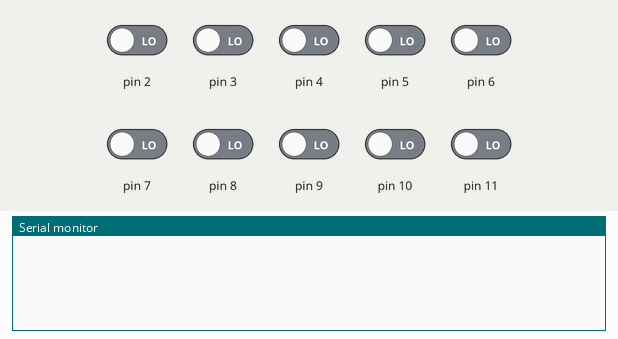
Simulated run of this sketch. Board: Arduino Uno, built with avr-gcc and run on an emulated ATmega328P. On the bench: the last lines printed to the serial monitor. The test bench sets the inputs (shaded band); at power-on: pin 2–11 LOW.

Above: at 1.2 s.
1.3 s: pin 2 driven HIGH
At 2.2 s:
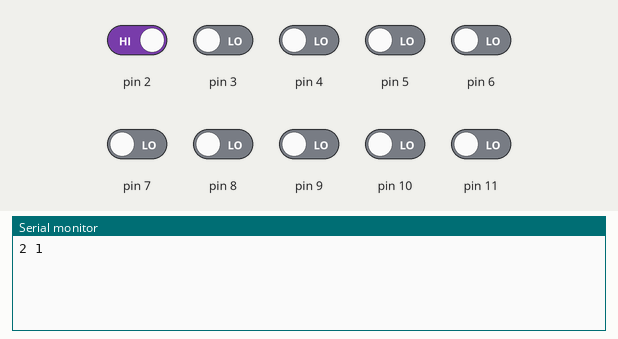
2.8 s: pin 3 driven HIGH
At 3.3 s:
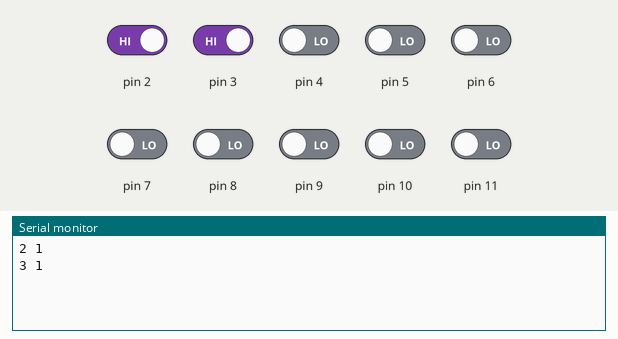
4.3 s: pin 4 driven HIGH
At 5.5 s:
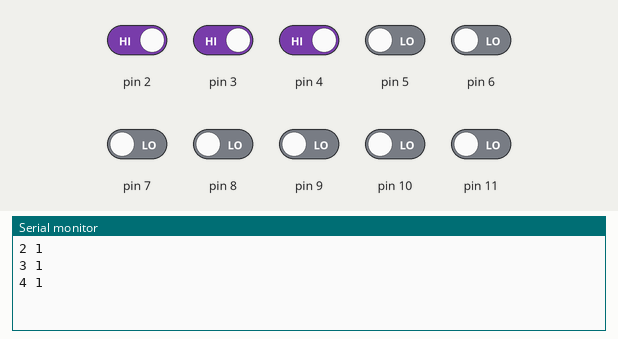
5.8 s: pin 5 driven HIGH
At 6.8 s:
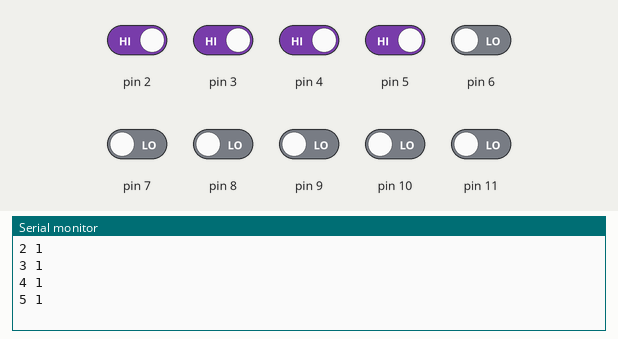
7.3 s: pin 6 driven HIGH
At 7.9 s:
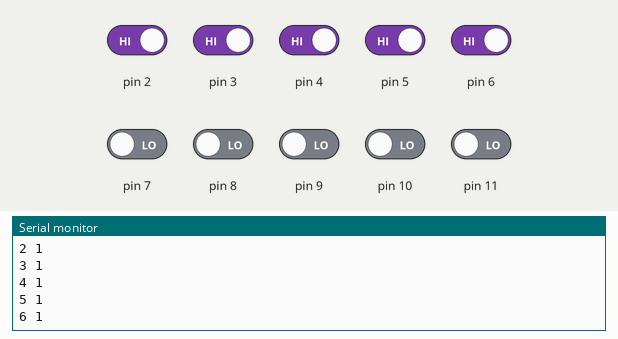
8.8 s: pin 7 driven HIGH
At 10.3 s:
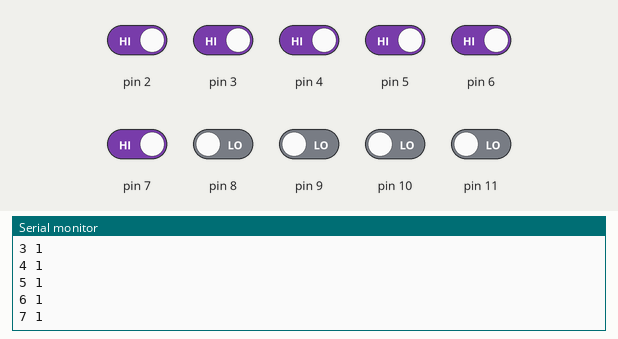
Timing chart, 0 to 11.3 s (numbered marks = the images above; inputs shaded):
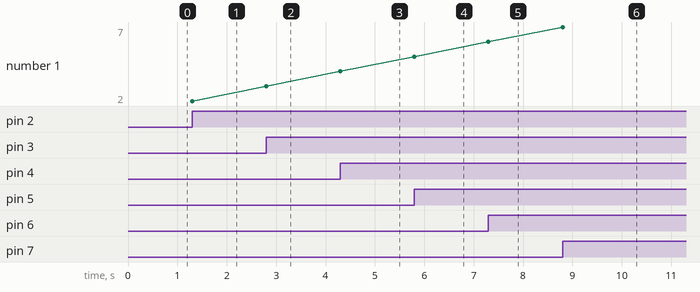

The sketch:

SensorTouch02.ino
```cpp
#define PINS 12

byte touches[PINS];
byte lastTouches[PINS];

void setup(){
  Serial.begin(115200);
  for (uint8_t i = 0; i < PINS; i++){
    pinMode(i, INPUT);
    touches[i] = 0;
    lastTouches[i] = 0;
  }
}

void loop() {
  for (uint8_t i = 0; i < PINS; i++){
    touches[i] = digitalRead(i);
    if (touches[i] != lastTouches[i]){
      lastTouches[i] = touches[i];
      Serial.print(i);
      Serial.print(' ');
      Serial.println(touches[i]);
    }
  }
}
```

Measured:
- after the input at 1.3 s, the serial monitor: prints a new line at once (image 1)
- after the input at 2.8 s, the serial monitor: prints a new line at once (image 2)
- after the input at 4.3 s, the serial monitor: prints a new line at once (image 3)
- after the input at 5.8 s, the serial monitor: prints a new line at once (image 4)
- after the input at 7.3 s, the serial monitor: prints a new line at once (image 5)
- after the input at 8.8 s, the serial monitor: prints a new line at once (image 6)
- plotted number 1: 2 → 3 after the input at 2.8 s, 3 → 4 after the input at 4.3 s, 4 → 5 after the input at 5.8 s, 5 → 6 after the input at 7.3 s, 6 → 7 after the input at 8.8 s
